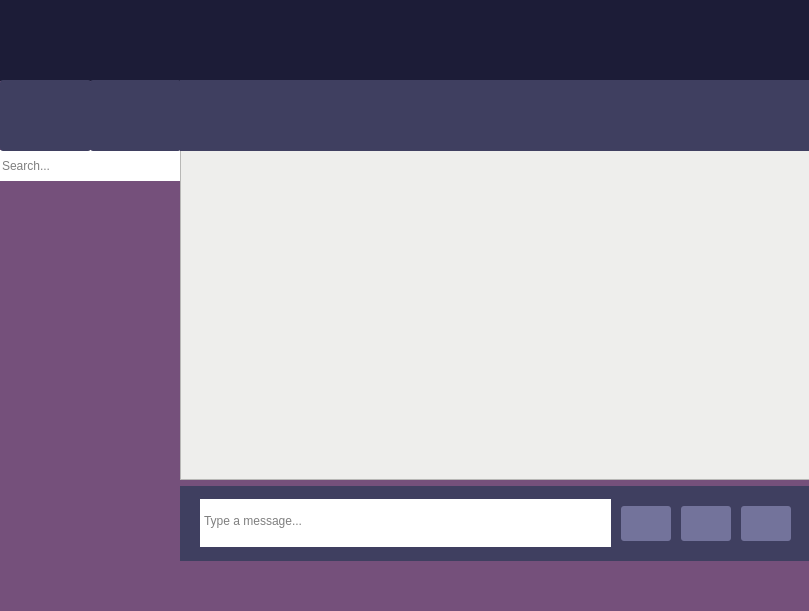
<?xml version="1.0" encoding="UTF-8"?>
<ui version="4.0">
 <class>Dialog</class>
 <widget class="QMainWindow" name="Dialog">
  <property name="geometry">
   <rect>
    <x>0</x>
    <y>0</y>
    <width>809</width>
    <height>611</height>
   </rect>
  </property>
  <property name="windowTitle">
   <string>MainWindow</string>
  </property>
  <property name="styleSheet">
   <string notr="true">background: rgb(117, 80, 123);</string>
  </property>
  <widget class="QWidget" name="centralwidget">
   <widget class="QWidget" name="layoutWidget">
    <property name="geometry">
     <rect>
      <x>220</x>
      <y>280</y>
      <width>2</width>
      <height>2</height>
     </rect>
    </property>
    <layout class="QVBoxLayout" name="add_layout">
     <property name="spacing">
      <number>6</number>
     </property>
     <property name="leftMargin">
      <number>0</number>
     </property>
     <property name="rightMargin">
      <number>0</number>
     </property>
    </layout>
   </widget>
   <widget class="QLineEdit" name="add_line">
    <property name="geometry">
     <rect>
      <x>0</x>
      <y>150</y>
      <width>181</width>
      <height>31</height>
     </rect>
    </property>
    <property name="styleSheet">
     <string notr="true">QLineEdit
{
        min-height: 20px;
        background: white;
        font: 10pt &quot;Open Sans&quot;;
        border: 0px;
}

QLineEdit:focus
{
        border:0px;
}
</string>
    </property>
    <property name="maxLength">
     <number>20</number>
    </property>
    <property name="placeholderText">
     <string>Search...</string>
    </property>
   </widget>
   <widget class="QFrame" name="top_frame">
    <property name="geometry">
     <rect>
      <x>80</x>
      <y>0</y>
      <width>731</width>
      <height>81</height>
     </rect>
    </property>
    <property name="sizePolicy">
     <sizepolicy hsizetype="Preferred" vsizetype="Preferred">
      <horstretch>0</horstretch>
      <verstretch>0</verstretch>
     </sizepolicy>
    </property>
    <property name="minimumSize">
     <size>
      <width>0</width>
      <height>81</height>
     </size>
    </property>
    <property name="styleSheet">
     <string notr="true">background: #1c1c37;</string>
    </property>
    <widget class="QLabel" name="status_label">
     <property name="geometry">
      <rect>
       <x>480</x>
       <y>0</y>
       <width>81</width>
       <height>81</height>
      </rect>
     </property>
     <property name="text">
      <string/>
     </property>
     <property name="alignment">
      <set>Qt::AlignRight|Qt::AlignTrailing|Qt::AlignVCenter</set>
     </property>
    </widget>
   </widget>
   <widget class="QWidget" name="layoutWidget_2">
    <property name="geometry">
     <rect>
      <x>0</x>
      <y>190</y>
      <width>181</width>
      <height>371</height>
     </rect>
    </property>
    <layout class="QVBoxLayout" name="add_layout_2">
     <property name="spacing">
      <number>6</number>
     </property>
     <property name="leftMargin">
      <number>0</number>
     </property>
     <property name="rightMargin">
      <number>0</number>
     </property>
    </layout>
   </widget>
   <widget class="QPushButton" name="profile">
    <property name="geometry">
     <rect>
      <x>0</x>
      <y>0</y>
      <width>81</width>
      <height>81</height>
     </rect>
    </property>
    <property name="styleSheet">
     <string notr="true"> QPushButton:enabled
{
border-image: url(:/chat/img/profile.png);                
background: #1c1c37;
                min-width: 40px;
                min-height:40px;
                border-radius: 0px;
                padding: 5px;
                outline: 0px;
}

QPushButton:hover
{
                background: #3D3D5A;
}

QPushButton:pressed
{
           background: #585879;
}</string>
    </property>
    <property name="text">
     <string/>
    </property>
   </widget>
   <widget class="QWidget" name="layoutWidget">
    <property name="geometry">
     <rect>
      <x>180</x>
      <y>150</y>
      <width>631</width>
      <height>411</height>
     </rect>
    </property>
    <layout class="QVBoxLayout" name="verticalLayout">
     <item>
      <widget class="QTextBrowser" name="textBrowser">
       <property name="styleSheet">
        <string notr="true">background: rgb(238, 238, 236);
font-size:25px</string>
       </property>
      </widget>
     </item>
     <item>
      <widget class="QWidget" name="input_frame" native="true">
       <property name="sizePolicy">
        <sizepolicy hsizetype="Preferred" vsizetype="Fixed">
         <horstretch>0</horstretch>
         <verstretch>0</verstretch>
        </sizepolicy>
       </property>
       <property name="minimumSize">
        <size>
         <width>0</width>
         <height>75</height>
        </size>
       </property>
       <property name="maximumSize">
        <size>
         <width>16777215</width>
         <height>75</height>
        </size>
       </property>
       <property name="styleSheet">
        <string notr="true">background: #3f3f60;</string>
       </property>
       <layout class="QHBoxLayout" name="horizontalLayout_4">
        <property name="spacing">
         <number>10</number>
        </property>
        <property name="leftMargin">
         <number>20</number>
        </property>
        <property name="topMargin">
         <number>10</number>
        </property>
        <property name="rightMargin">
         <number>20</number>
        </property>
        <property name="bottomMargin">
         <number>10</number>
        </property>
        <item>
         <widget class="QWidget" name="horizontalWidget" native="true">
          <property name="maximumSize">
           <size>
            <width>700</width>
            <height>16777215</height>
           </size>
          </property>
          <layout class="QHBoxLayout" name="horizontalLayout_12">
           <property name="spacing">
            <number>10</number>
           </property>
           <property name="leftMargin">
            <number>0</number>
           </property>
           <property name="topMargin">
            <number>0</number>
           </property>
           <property name="rightMargin">
            <number>0</number>
           </property>
           <property name="bottomMargin">
            <number>0</number>
           </property>
           <item>
            <widget class="QWidget" name="input_frame_box" native="true">
             <property name="minimumSize">
              <size>
               <width>0</width>
               <height>48</height>
              </size>
             </property>
             <property name="maximumSize">
              <size>
               <width>16777215</width>
               <height>48</height>
              </size>
             </property>
             <property name="styleSheet">
              <string notr="true">background: white;</string>
             </property>
             <property name="inputMethodHints">
              <set>Qt::ImhMultiLine</set>
             </property>
             <layout class="QHBoxLayout" name="horizontalLayout_3">
              <property name="spacing">
               <number>0</number>
              </property>
              <property name="leftMargin">
               <number>0</number>
              </property>
              <property name="topMargin">
               <number>11</number>
              </property>
              <property name="rightMargin">
               <number>0</number>
              </property>
              <property name="bottomMargin">
               <number>0</number>
              </property>
              <item>
               <widget class="QPlainTextEdit" name="input">
                <property name="sizePolicy">
                 <sizepolicy hsizetype="Expanding" vsizetype="Fixed">
                  <horstretch>0</horstretch>
                  <verstretch>0</verstretch>
                 </sizepolicy>
                </property>
                <property name="minimumSize">
                 <size>
                  <width>0</width>
                  <height>48</height>
                 </size>
                </property>
                <property name="maximumSize">
                 <size>
                  <width>16777215</width>
                  <height>48</height>
                 </size>
                </property>
                <property name="styleSheet">
                 <string notr="true">font: 10pt &quot;Open Sans&quot;;</string>
                </property>
                <property name="frameShape">
                 <enum>QFrame::NoFrame</enum>
                </property>
                <property name="verticalScrollBarPolicy">
                 <enum>Qt::ScrollBarAlwaysOff</enum>
                </property>
                <property name="horizontalScrollBarPolicy">
                 <enum>Qt::ScrollBarAlwaysOff</enum>
                </property>
                <property name="placeholderText">
                 <string>Type a message...</string>
                </property>
               </widget>
              </item>
             </layout>
            </widget>
           </item>
           <item>
            <widget class="QPushButton" name="send_button">
             <property name="enabled">
              <bool>true</bool>
             </property>
             <property name="maximumSize">
              <size>
               <width>50</width>
               <height>35</height>
              </size>
             </property>
             <property name="styleSheet">
              <string notr="true">QPushButton:enabled
{
                border-image: url(:/chat/img/send.png);
                background:   #73739b;
                border-radius: 3px;
                min-width: 40px;
                min-height:25px;
                padding: 5px;
                outline: 0px;
}

 QPushButton:disabled
{
                border-image: url(:/Resources/send_disabled.png);
                background:  #73739b;
                border-radius: 3px;
                min-width: 40px;
                min-height:25px;
                padding: 5px;
}

QPushButton:hover
{
                background: #7a7aa1;
}

QPushButton:pressed
 {
        background: #8f8fb3;
}</string>
             </property>
            </widget>
           </item>
           <item>
            <widget class="QPushButton" name="file_button">
             <property name="minimumSize">
              <size>
               <width>50</width>
               <height>35</height>
              </size>
             </property>
             <property name="maximumSize">
              <size>
               <width>50</width>
               <height>35</height>
              </size>
             </property>
             <property name="styleSheet">
              <string notr="true"> QPushButton:enabled
{
                border-image: url(:/chat/img/files.png);
                background:  #73739b;
                border-radius: 3px;
                min-height:25px;
                padding: 5px;
                outline: 0px;
}

QPushButton:hover
{
                background: #7a7aa1;
}

QPushButton:pressed
 {
        background: #8f8fb3;
}</string>
             </property>
             <property name="text">
              <string/>
             </property>
            </widget>
           </item>
          </layout>
         </widget>
        </item>
        <item>
         <widget class="QPushButton" name="smile_button">
          <property name="minimumSize">
           <size>
            <width>50</width>
            <height>35</height>
           </size>
          </property>
          <property name="maximumSize">
           <size>
            <width>50</width>
            <height>35</height>
           </size>
          </property>
          <property name="styleSheet">
           <string notr="true"> QPushButton:enabled
{
                border-image: url(:/chat/img/smile.png);
                background:  #73739b;
                border-radius: 3px;
                min-height:25px;
                padding: 5px;
                outline: 0px;
}

QPushButton:hover
{
                background: #7a7aa1;
}

QPushButton:pressed
 {
        background: #8f8fb3;
}</string>
          </property>
          <property name="text">
           <string/>
          </property>
         </widget>
        </item>
       </layout>
      </widget>
     </item>
    </layout>
   </widget>
   <widget class="QPushButton" name="pushButton">
    <property name="geometry">
     <rect>
      <x>0</x>
      <y>80</y>
      <width>91</width>
      <height>71</height>
     </rect>
    </property>
    <property name="styleSheet">
     <string notr="true"> QPushButton:enabled
{
                border-image: url(:/chat/img/chat.png);
                background: #3f3f60;
                border-radius: 3px;
                min-height:25px;
                padding: 5px;
                outline: 0px;
}

QPushButton:hover
{
                background: #7a7aa1;
}

QPushButton:pressed
 {
        background: #8f8fb3;
}</string>
    </property>
    <property name="text">
     <string/>
    </property>
   </widget>
   <widget class="QPushButton" name="add_group_dlg">
    <property name="geometry">
     <rect>
      <x>90</x>
      <y>80</y>
      <width>91</width>
      <height>71</height>
     </rect>
    </property>
    <property name="styleSheet">
     <string notr="true"> QPushButton:enabled
{
                border-image: url(:/chat/img/create_dlg.png);
                background: #3f3f60;
                border-radius: 3px;
                min-height:25px;
                padding: 5px;
                outline: 0px;
}

QPushButton:hover
{
                background: #7a7aa1;
}

QPushButton:pressed
 {
        background: #8f8fb3;
}</string>
    </property>
    <property name="text">
     <string/>
    </property>
   </widget>
   <widget class="QLabel" name="label">
    <property name="geometry">
     <rect>
      <x>180</x>
      <y>80</y>
      <width>631</width>
      <height>71</height>
     </rect>
    </property>
    <property name="styleSheet">
     <string notr="true">background: #3f3f60;</string>
    </property>
    <property name="text">
     <string/>
    </property>
   </widget>
  </widget>
  <widget class="QMenuBar" name="menubar">
   <property name="geometry">
    <rect>
     <x>0</x>
     <y>0</y>
     <width>809</width>
     <height>22</height>
    </rect>
   </property>
  </widget>
  <widget class="QStatusBar" name="statusbar"/>
 </widget>
 <resources/>
 <connections/>
</ui>
